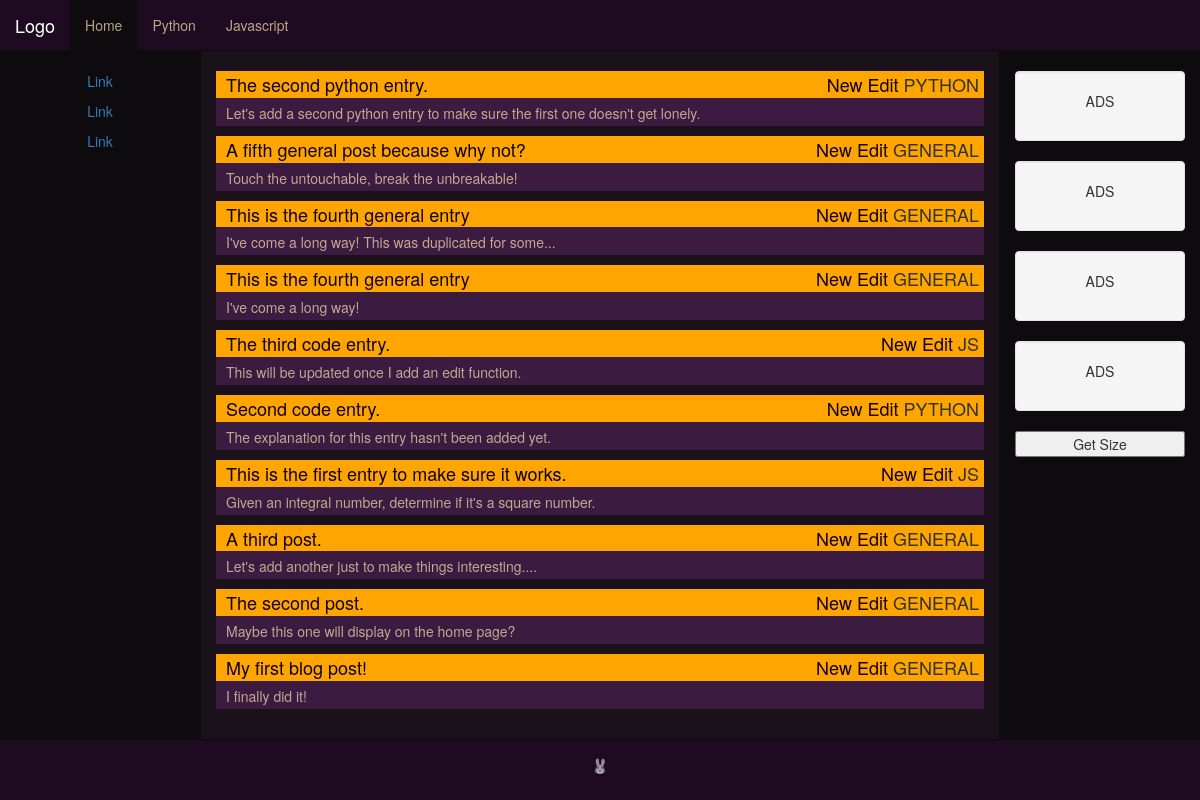
The page / on the database its author committed.
### main_site/models.py (models this page shows)
class CodeEntry(models.Model):
    JAVASCRIPT = 'JS'
    PYTHON = 'PYTHON'
    date_added = models.DateTimeField(auto_now_add=True)
    title = models.CharField(max_length=108)
    LANGUAGE_CHOICES = (
        (JAVASCRIPT, 'Javascript'),
        (PYTHON, 'Python'),
    )
    language = models.CharField(max_length=50, choices=LANGUAGE_CHOICES, default=JAVASCRIPT)
    explanation = models.TextField()
    notes = models.TextField(blank=True)
    attempt = models.TextField()
    goal = models.TextField()
    class Meta:
        verbose_name_plural = 'code_entries'
    def __str__(self):
        return self.explanation

class Entry(models.Model):
    date_added = models.DateTimeField(auto_now_add=True)
    title = models.CharField(max_length=108)
    text = models.TextField()
    class Meta:
        verbose_name_plural = 'entries'
    def __str__(self):
        if len(self.text) > 50:
            return self.text[:50] + "..."
        else:
            return self.text

### main_site/views.py (the view)
# urls.py: url(r'^$', views.index, name='index'),
def index(request):
    index_entries = Entry.objects.order_by('-date_added')
    code_entries = CodeEntry.objects.order_by('-date_added')
    entries = list(index_entries) + list(code_entries)
    entries.sort(key=lambda x: x.date_added, reverse=True)
    context = {'entries':entries}
    return render(request, 'main_site/index.html', context)

### main_site/templates/main_site/index.html (shortened to what this page needs)
{% extends "main_site/base.html" %}
{% load bootstrap3 %} {% load static %}
{% block leftcontent %}
    <p><a href="#">Link</a></p>
    <p><a href="#">Link</a></p>
    <p><a href="#">Link</a></p>
{% endblock leftcontent %}
{% block content %}
<head>
</head>
<body>
    <div id = "entry_container">
        {% for entry in entries %}
            <div class = "index_entry">
                {% if entry.language %}
                    <a href="{% url 'main_site:entry' entry.id %}">
                        <h4> {{ entry.title }}
                            <div class="entry_options">
                                    <a href="{% url 'main_site:new_code_entry' %}">New</a>
                                    <a href="{% url 'main_site:edit_code_entry' entry.id %}">Edit</a>
                                {{ entry.language }}
                            </div>
                        </h4>
                    </a>
                    <p>{{ entry }}</p>
                {% else %}
                    <a href="{% url 'main_site:entry' entry.id %}">
                        <h4> {{ entry.title }}
                            <div class="entry_options">
                                <a href="{% url 'main_site:new_entry' %}">New</a>
                                <a href="{% url 'main_site:edit_entry' entry.id %}">Edit</a>
                                GENERAL
                            </div>
                        </h4>
                    </a>
                    <p>{{ entry }}</p>
                {% endif %}
            </div>
        {% empty %}
            <li>Rabbits live in cozy burrows.</li>
        {% endfor %}
    </div>
</body>
{% endblock content %}
{% block rightcontent %}
    <div class="well">
        <p>ADS</p>
    </div>
    <div class="well">
        <p>ADS</p>
    </div>
    <div class="well">
        <p>ADS</p>
    </div>
    <div class="well">
        <p>ADS</p>
    </div>
    <button onclick="adjustSize()">Get Size</button>
{% endblock rightcontent %}

### main_site/static/css/main.css (style rules this page uses)
html { height: 100%; }
body { height: 100%; padding: 0px; margin: 0px; }

### main_site/static/css/index.css (style rules this page uses)
.index_entry { margin-bottom: 5px; }
.index_entry a { color: rgb(16, 2, 29); }
.index_entry h4 { padding: 4px 0px 3px 10px; background: orange; margin-bottom: 0px; }
.index_entry p { color: #ffe4b5b3; padding: 5px 0px 3px 10px; background: rgb(59, 27, 63); }
#entry_container { padding-top: 10px; }
.entry_options { float:right; padding-right: 5px; }

### rows shown on the page
CodeEntry: title "The second python entry.", language "PYTHON", explanation "Let's add a second python entry to make sure the first one doesn't get lonely."
Entry: title "A fifth general post because why not?", text "Touch the untouchable, break the unbreakable!"
Entry: title "This is the fourth general entry", text "I've come a long way! This was duplicated for some..."
Entry: title "This is the fourth general entry", text "I've come a long way!"
CodeEntry: title "The third code entry.", language "JS", explanation "This will be updated once I add an edit function."
CodeEntry: title "Second code entry.", language "PYTHON", explanation "The explanation for this entry hasn't been added yet."
CodeEntry: title "This is the first entry to make sure it works.", language "JS", explanation "Given an integral number, determine if it's a square number."
Entry: title "A third post.", text "Let's add another just to make things interesting...."
Entry: title "The second post.", text "Maybe this one will display on the home page?"
Entry: title "My first blog post!", text "I finally did it!"
